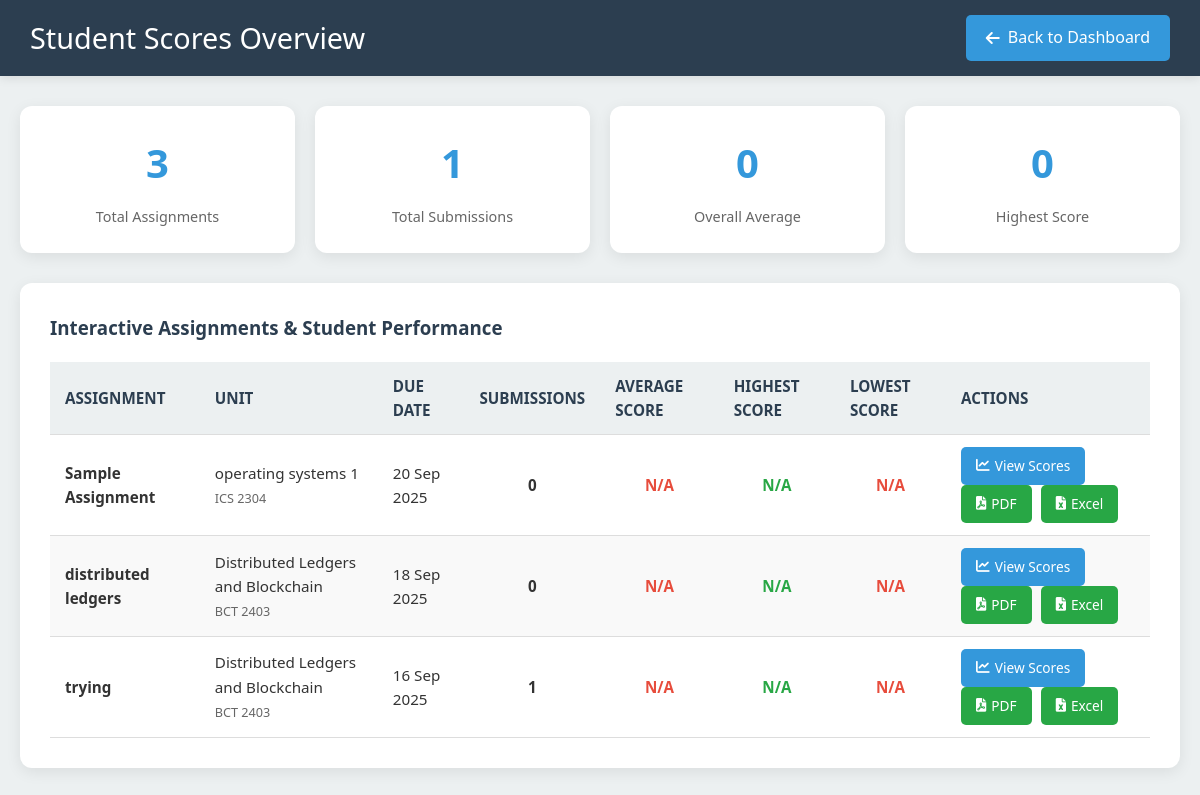
Screenshot of /lecturer/scores_overview.php (signed in) with the database file from the repository.
### tables this page shows
CREATE TABLE `interactive_assignments` (
  `id` int NOT NULL,
  `lecturer_id` int NOT NULL,
  `unit_id` int NOT NULL,
  `title` varchar(255) NOT NULL,
  `description` text,
  `due_date` datetime DEFAULT NULL,
  `created_at` timestamp NULL DEFAULT CURRENT_TIMESTAMP
);

CREATE TABLE `units` (
  `id` int NOT NULL,
  `name` varchar(100) DEFAULT NULL,
  `code` varchar(50) DEFAULT NULL,
  `course_id` int DEFAULT NULL,
  `year` int DEFAULT NULL,
  `semester` int NOT NULL
);

### lecturer/scores_overview.php (the view, shortened to what this page needs)
<?php
require_once '../config/db.php';
$lecturer_id = $_SESSION['user_id'];
try {
    $assignments_stmt = $conn->prepare("
        SELECT a.id, a.title, a.due_date, u.name AS unit_name, u.code AS unit_code,
               COUNT(s.id) as submission_count,
               AVG(s.score) as average_score,
               MAX(s.score) as highest_score,
               MIN(s.score) as lowest_score
        FROM interactive_assignments a
        JOIN units u ON a.unit_id = u.id
        LEFT JOIN interactive_submissions s ON a.id = s.assignment_id
        WHERE a.lecturer_id = ?
        GROUP BY a.id, a.title, a.due_date, u.name, u.code
        ORDER BY a.due_date DESC
    ");
    $assignments_stmt->bind_param("i", $lecturer_id);
    $assignments_stmt->execute();
    $assignments = $assignments_stmt->get_result()->fetch_all(MYSQLI_ASSOC);
} catch (Exception $e) {
    error_log("Error fetching assignments: " . $e->getMessage());
    $assignments = [];
}
?>
<!DOCTYPE html>
<html lang="en">
<head>
    <link rel="stylesheet" href="https://cdnjs.cloudflare.com/ajax/libs/font-awesome/6.0.0-beta3/css/all.min.css">
</head>
<body>
    <header class="header">
        <h1>Student Scores Overview</h1>
        <a href="dashboard.php" class="back-btn">
            <i class="fas fa-arrow-left"></i>
            Back to Dashboard
        </a>
    </header>
    <div class="container">
        <div class="stats-grid">
            <div class="stat-card">
                <div class="stat-number"><?= count($assignments) ?></div>
                <div class="stat-label">Total Assignments</div>
            </div>
            <div class="stat-card">
                <div class="stat-number"><?= array_sum(array_column($assignments, 'submission_count')) ?></div>
                <div class="stat-label">Total Submissions</div>
            </div>
            <div class="stat-card">
                <div class="stat-number">
                    <?php
                    $avgScores = array_filter(array_column($assignments, 'average_score'), function($v) { return $v !== null; });
                    echo count($avgScores) > 0 ? round(array_sum($avgScores) / count($avgScores), 1) : '0';
                    ?>
                </div>
                <div class="stat-label">Overall Average</div>
            </div>
            <div class="stat-card">
                <div class="stat-number">
                    <?php
                    $maxScores = array_filter(array_column($assignments, 'highest_score'), function($v) { return $v !== null; });
                    echo count($maxScores) > 0 ? max($maxScores) : '0';
                    ?>
                </div>
                <div class="stat-label">Highest Score</div>
            </div>
        </div>
        <div class="assignments-table">
            <h3 style="margin-top: 0; color: var(--secondary-color);">Interactive Assignments & Student Performance</h3>
            <?php if (empty($assignments)): ?>
                <div class="no-data">
                    <i class="fas fa-inbox" style="font-size: 3em; color: #ccc; margin-bottom: 15px;"></i>
                    <p>No interactive assignments found. <a href="create_questions.php">Create your first assignment</a></p>
                </div>
            <?php else: ?>
                <table>
                    <thead>
                        <tr>
                            <th>Assignment</th>
                            <th>Unit</th>
                            <th>Due Date</th>
                            <th>Submissions</th>
                            <th>Average Score</th>
                            <th>Highest Score</th>
                            <th>Lowest Score</th>
                            <th>Actions</th>
                        </tr>
                    </thead>
                    <tbody>
                        <?php foreach ($assignments as $assignment): ?>
                            <tr>
                                <td>
                                    <strong><?= htmlspecialchars($assignment['title']) ?></strong>
                                </td>
                                <td>
                                    <?= htmlspecialchars($assignment['unit_name']) ?><br>
                                    <small style="color: #666;"><?= htmlspecialchars($assignment['unit_code']) ?></small>
                                </td>
                                <td><?= date("d M Y", strtotime($assignment['due_date'])) ?></td>
                                <td class="score-cell"><?= $assignment['submission_count'] ?></td>
                                <td class="score-cell <?php
                                    if ($assignment['average_score'] >= 80) echo 'score-excellent';
                                    elseif ($assignment['average_score'] >= 60) echo 'score-good';
                                    elseif ($assignment['average_score'] >= 40) echo 'score-average';
                                    else echo 'score-poor';
                                ?>">
                                    <?= $assignment['average_score'] ? round($assignment['average_score'], 1) : 'N/A' ?>
                                </td>
                                <td class="score-cell score-excellent"><?= $assignment['highest_score'] ?: 'N/A' ?></td>
                                <td class="score-cell score-poor"><?= $assignment['lowest_score'] ?: 'N/A' ?></td>
                                <td>
                                    <a href="view_scores.php?id=<?= $assignment['id'] ?>" class="action-btn">
                                        <i class="fas fa-chart-line"></i> View Scores
                                    </a>
                                    <a href="export_scores.php?id=<?= $assignment['id'] ?>&format=pdf" class="action-btn export">
                                        <i class="fas fa-file-pdf"></i> PDF
                                    </a>
                                    <a href="export_scores.php?id=<?= $assignment['id'] ?>&format=excel" class="action-btn export">
                                        <i class="fas fa-file-excel"></i> Excel
                                    </a>
                                </td>
                            </tr>
                        <?php endforeach; ?>
                    </tbody>
                </table>
            <?php endif; ?>
        </div>
    </div>
</body>
</html>

### lecturer/scores_overview.php (style rules this page uses)
:root { --primary-color: #3498db; --secondary-color: #2c3e50; --accent-color: #2ecc71; --text-color: #333; --light-bg: #ecf0f1; --white: #ffffff; --border-color: #ddd; --danger-color: #e74c3c; --success-color: #28a745; --warning-color: #ffc107; --shadow-light: 0 4px 15px rgba(0, 0, 0, 0.08); --shadow-medium: 0 8px 25px rgba(0, 0, 0, 0.2); }
body { font-family: 'Segoe UI', Tahoma, Geneva, Verdana, sans-serif; margin: 0; background-color: var(--light-bg); color: var(--text-color); line-height: 1.6; }
.header { background-color: var(--secondary-color); color: var(--white); padding: 15px 30px; display: flex; justify-content: space-between; align-items: center; box-shadow: 0 2px 10px rgba(0, 0, 0, 0.1); }
.header h1 { margin: 0; font-size: 1.8em; font-weight: 400; }
.back-btn { background-color: var(--primary-color); color: var(--white); padding: 10px 20px; border: none; border-radius: 5px; cursor: pointer; text-decoration: none; display: inline-flex; align-items: center; gap: 8px; transition: background-color 0.2s ease; }
.container { max-width: 1200px; margin: 30px auto; padding: 0 20px; }
.stats-grid { display: grid; grid-template-columns: repeat(auto-fit, minmax(200px, 1fr)); gap: 20px; margin-bottom: 30px; }
.stat-card { background-color: var(--white); border-radius: 12px; box-shadow: var(--shadow-light); padding: 25px; text-align: center; }
.stat-number { font-size: 2.5em; font-weight: bold; color: var(--primary-color); margin-bottom: 10px; }
.stat-label { color: #666; font-size: 0.9em; }
.assignments-table { background-color: var(--white); border-radius: 12px; box-shadow: var(--shadow-light); padding: 30px; overflow-x: auto; }
table { width: 100%; border-collapse: collapse; font-size: 0.95em; min-width: 800px; }
table th, table td { padding: 12px 15px; text-align: left; border-bottom: 1px solid var(--border-color); }
table th { background-color: var(--light-bg); color: var(--secondary-color); font-weight: bold; text-transform: uppercase; }
table tbody tr:nth-child(even) { background-color: #f9f9f9; }
.action-btn { background-color: var(--primary-color); color: var(--white); padding: 8px 15px; border: none; border-radius: 5px; cursor: pointer; text-decoration: none; display: inline-flex; align-items: center; gap: 5px; font-size: 0.9em; transition: background-color 0.2s ease; margin-right: 5px; }
.action-btn.export { background-color: var(--success-color); }
.score-cell { font-weight: bold; text-align: center; }
.score-excellent { color: var(--success-color); }
.score-poor { color: var(--danger-color); }

### rows the page displays
interactive_assignments: title "Sample Assignment", unit.name "operating systems 1", unit.code "ICS 2304", due_date "20 Sep 2025", submission_count "0", highest_score "N/A", lowest_score "N/A"
interactive_assignments: title "distributed ledgers", unit.name "Distributed Ledgers and Blockchain", unit.code "BCT 2403", due_date "18 Sep 2025", submission_count "0", highest_score "N/A", lowest_score "N/A"
interactive_assignments: title "trying", unit.name "Distributed Ledgers and Blockchain", unit.code "BCT 2403", due_date "16 Sep 2025", submission_count "1", highest_score "N/A", lowest_score "N/A"

### other values shown
count($assignments) "3"
array_sum(array_column($assignments, 'submission_count')) "1"
